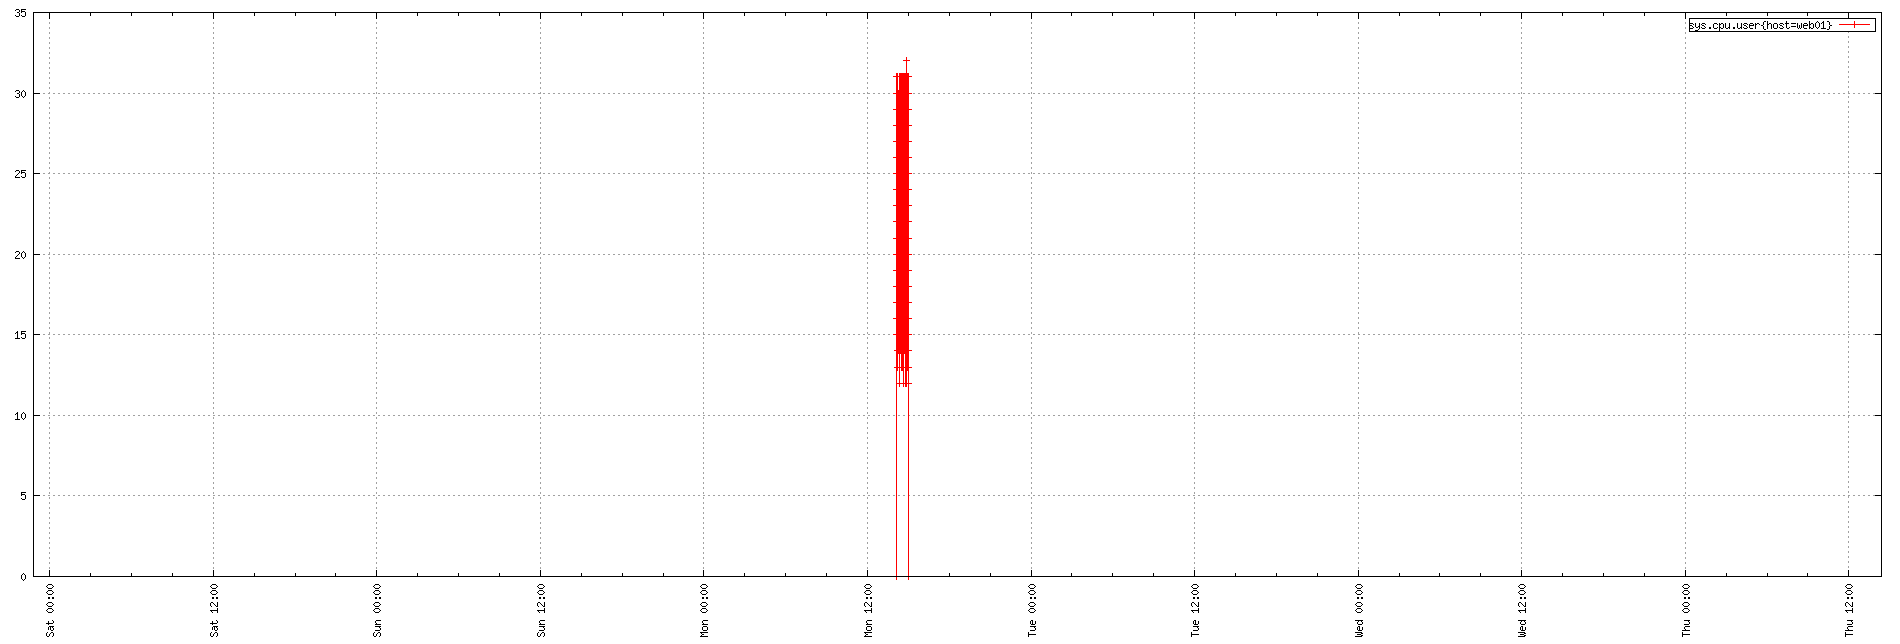

Reproduce this figure in gnuplot.
set term png small size 1900,644
set xdata time
set timefmt "%s"
if (GPVAL_VERSION < 4.6) set xtics rotate; else set xtics rotate right
set output "${TMPDIR-'tmp'}/tsd/67b1bf7f.png"
set xrange ["1673650109":"1674138231"]
set format x "%a %H:%M"
set grid
set style data linespoint
set key right box
set yrange [0:]
plot  "${TMPDIR-'tmp'}/tsd/67b1bf7f_0.dat" using 1:2 title "sys.cpu.user{host=web01}"
